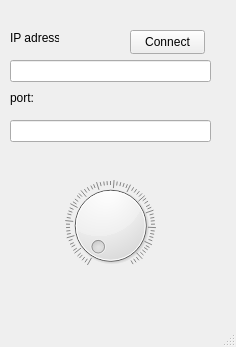
<?xml version="1.0" encoding="UTF-8"?>
<ui version="4.0">
 <class>MainWindow</class>
 <widget class="QMainWindow" name="MainWindow">
  <property name="geometry">
   <rect>
    <x>0</x>
    <y>0</y>
    <width>236</width>
    <height>347</height>
   </rect>
  </property>
  <property name="windowTitle">
   <string>MainWindow</string>
  </property>
  <widget class="QWidget" name="centralwidget">
   <widget class="QDial" name="dial">
    <property name="geometry">
     <rect>
      <x>60</x>
      <y>180</y>
      <width>101</width>
      <height>91</height>
     </rect>
    </property>
    <property name="maximum">
     <number>270</number>
    </property>
    <property name="orientation">
     <enum>Qt::Orientation::Horizontal</enum>
    </property>
    <property name="wrapping">
     <bool>false</bool>
    </property>
    <property name="notchesVisible">
     <bool>true</bool>
    </property>
   </widget>
   <widget class="QLineEdit" name="lineEdit_ip">
    <property name="geometry">
     <rect>
      <x>10</x>
      <y>60</y>
      <width>201</width>
      <height>22</height>
     </rect>
    </property>
    <property name="inputMask">
     <string/>
    </property>
   </widget>
   <widget class="QPushButton" name="pushButton_connect">
    <property name="geometry">
     <rect>
      <x>130</x>
      <y>30</y>
      <width>75</width>
      <height>24</height>
     </rect>
    </property>
    <property name="text">
     <string>Connect</string>
    </property>
   </widget>
   <widget class="QLineEdit" name="lineEdit_port">
    <property name="geometry">
     <rect>
      <x>10</x>
      <y>120</y>
      <width>201</width>
      <height>22</height>
     </rect>
    </property>
   </widget>
   <widget class="QLabel" name="label">
    <property name="geometry">
     <rect>
      <x>10</x>
      <y>30</y>
      <width>49</width>
      <height>16</height>
     </rect>
    </property>
    <property name="text">
     <string>IP adress</string>
    </property>
   </widget>
   <widget class="QLabel" name="label_2">
    <property name="geometry">
     <rect>
      <x>10</x>
      <y>90</y>
      <width>49</width>
      <height>16</height>
     </rect>
    </property>
    <property name="text">
     <string>port:</string>
    </property>
   </widget>
  </widget>
  <widget class="QMenuBar" name="menubar">
   <property name="geometry">
    <rect>
     <x>0</x>
     <y>0</y>
     <width>236</width>
     <height>33</height>
    </rect>
   </property>
  </widget>
  <widget class="QStatusBar" name="statusbar"/>
 </widget>
 <resources/>
 <connections/>
</ui>
